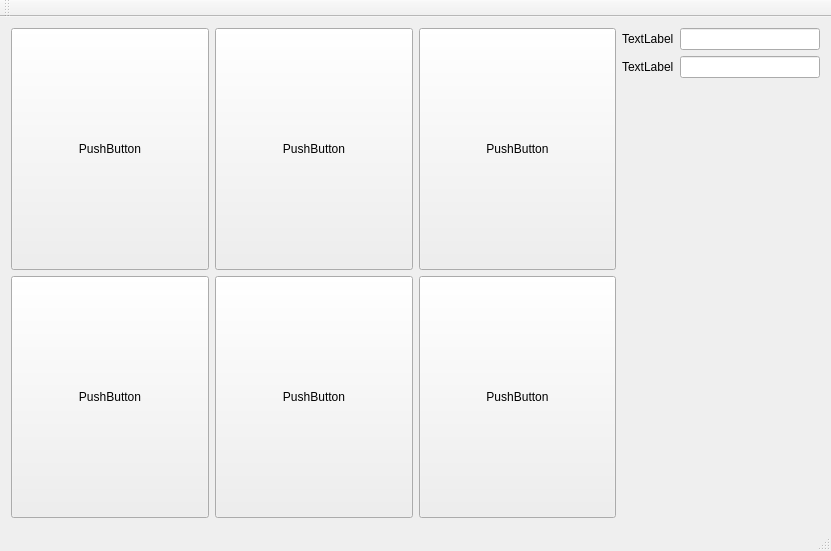
<?xml version="1.0" encoding="UTF-8"?>
<ui version="4.0">
 <class>MainWindow</class>
 <widget class="QMainWindow" name="MainWindow">
  <property name="geometry">
   <rect>
    <x>0</x>
    <y>0</y>
    <width>831</width>
    <height>551</height>
   </rect>
  </property>
  <property name="windowTitle">
   <string>MainWindow</string>
  </property>
  <widget class="QWidget" name="centralWidget">
   <layout class="QGridLayout" name="gridLayout">
    <item row="0" column="2">
     <widget class="QPushButton" name="pushButton_5">
      <property name="sizePolicy">
       <sizepolicy hsizetype="Minimum" vsizetype="Preferred">
        <horstretch>0</horstretch>
        <verstretch>0</verstretch>
       </sizepolicy>
      </property>
      <property name="text">
       <string>PushButton</string>
      </property>
     </widget>
    </item>
    <item row="1" column="0">
     <widget class="QPushButton" name="pushButton_2">
      <property name="sizePolicy">
       <sizepolicy hsizetype="Minimum" vsizetype="Preferred">
        <horstretch>0</horstretch>
        <verstretch>0</verstretch>
       </sizepolicy>
      </property>
      <property name="text">
       <string>PushButton</string>
      </property>
     </widget>
    </item>
    <item row="0" column="0">
     <widget class="QPushButton" name="pushButton">
      <property name="sizePolicy">
       <sizepolicy hsizetype="Minimum" vsizetype="Preferred">
        <horstretch>0</horstretch>
        <verstretch>0</verstretch>
       </sizepolicy>
      </property>
      <property name="text">
       <string>PushButton</string>
      </property>
     </widget>
    </item>
    <item row="1" column="1">
     <widget class="QPushButton" name="pushButton_4">
      <property name="sizePolicy">
       <sizepolicy hsizetype="Minimum" vsizetype="Preferred">
        <horstretch>0</horstretch>
        <verstretch>0</verstretch>
       </sizepolicy>
      </property>
      <property name="text">
       <string>PushButton</string>
      </property>
     </widget>
    </item>
    <item row="0" column="1">
     <widget class="QPushButton" name="pushButton_3">
      <property name="sizePolicy">
       <sizepolicy hsizetype="Minimum" vsizetype="Preferred">
        <horstretch>0</horstretch>
        <verstretch>0</verstretch>
       </sizepolicy>
      </property>
      <property name="text">
       <string>PushButton</string>
      </property>
     </widget>
    </item>
    <item row="1" column="2">
     <widget class="QPushButton" name="pushButton_6">
      <property name="sizePolicy">
       <sizepolicy hsizetype="Minimum" vsizetype="Preferred">
        <horstretch>0</horstretch>
        <verstretch>0</verstretch>
       </sizepolicy>
      </property>
      <property name="text">
       <string>PushButton</string>
      </property>
     </widget>
    </item>
    <item row="0" column="3" rowspan="2">
     <layout class="QFormLayout" name="formLayout_3">
      <item row="0" column="1">
       <widget class="QLineEdit" name="lineEdit">
        <property name="sizePolicy">
         <sizepolicy hsizetype="Preferred" vsizetype="Preferred">
          <horstretch>0</horstretch>
          <verstretch>0</verstretch>
         </sizepolicy>
        </property>
       </widget>
      </item>
      <item row="0" column="0">
       <widget class="QLabel" name="label">
        <property name="text">
         <string>TextLabel</string>
        </property>
       </widget>
      </item>
      <item row="1" column="0">
       <widget class="QLabel" name="label_2">
        <property name="text">
         <string>TextLabel</string>
        </property>
       </widget>
      </item>
      <item row="1" column="1">
       <widget class="QLineEdit" name="lineEdit_2">
        <property name="sizePolicy">
         <sizepolicy hsizetype="Preferred" vsizetype="Preferred">
          <horstretch>0</horstretch>
          <verstretch>0</verstretch>
         </sizepolicy>
        </property>
       </widget>
      </item>
     </layout>
    </item>
   </layout>
  </widget>
  <widget class="QMenuBar" name="menuBar">
   <property name="geometry">
    <rect>
     <x>0</x>
     <y>0</y>
     <width>831</width>
     <height>21</height>
    </rect>
   </property>
  </widget>
  <widget class="QToolBar" name="mainToolBar">
   <attribute name="toolBarArea">
    <enum>TopToolBarArea</enum>
   </attribute>
   <attribute name="toolBarBreak">
    <bool>false</bool>
   </attribute>
  </widget>
  <widget class="QStatusBar" name="statusBar"/>
 </widget>
 <layoutdefault spacing="6" margin="11"/>
 <resources/>
 <connections/>
</ui>
